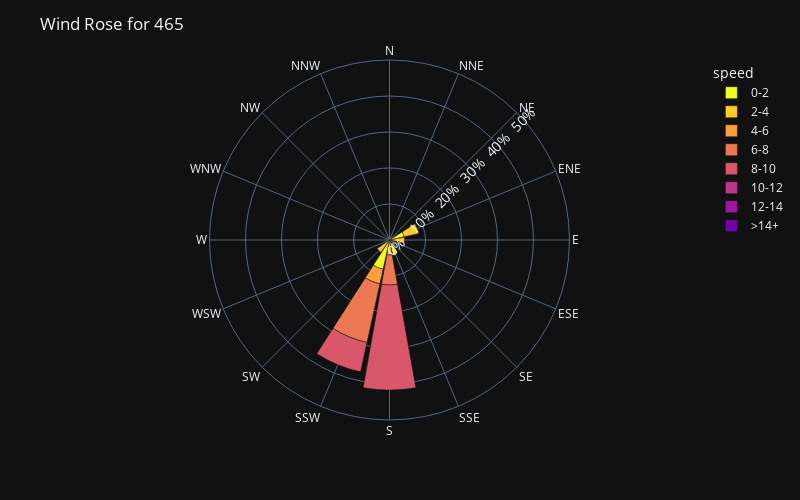

The cell this chart's notebook holds for it:
### Code cell
# set up for wind rose
wind_vars = ['Wind_Speed', 'Wind_Direction']
query_wind_spd = f'variable == "{wind_speed_var}"'
wind_df = windy_tidy_df.query(query_wind_spd).rename(columns={'value': 'Wind_Speed'})
query_wind_dir = f'variable == "{wind_dir_var}"'
wind_df['Wind_Direction'] = windy_tidy_df.query(query_wind_dir)['value']
# filter out wind speeds greater than 40 m/s
wind_df = wind_df[wind_df['Wind_Speed'] < 40]
# creae wind rose
wind_rose_df = create_windrose_df(wind_df, wind_vars[1], wind_vars[0])
# create a wind rose plot using bar_polar
fig = px.bar_polar(wind_rose_df, 
                   r="frequency", 
                   theta="direction", 
                   color="speed", template="plotly_dark",
                   color_discrete_sequence= px.colors.sequential.Plasma_r,
                   width= 800,
                   height=500,
                   barnorm='percent',
                  )
# update the radial axis to show percentages
fig.update_layout(
    title=f"Wind Rose for {site_id}",
    font_size=12,
    polar_radialaxis=dict(
         ticksuffix='%',
         tickfont_size=14,
         showline=False,
         showticklabels=True,
         showgrid=True,
         angle=45,
         range=[0, 50]
      ),
)

### Figure 1 — Plotly figure (JSON) as saved in the notebook; plotly's stock layout.template omitted (floating-point values rounded to 4 significant figures)
{"data": [{"hovertemplate": "speed=0-2<br>frequency=%{r}<br>direction=%{theta}<extra></extra>", "legendgroup": "0-2", "marker": {"color": "#f0f921", "pattern": {"shape": ""}}, "name": "0-2", "r": [0, 0, 0, 4.167, 0, 0, 0, 4.167, 0, 8.333, 0, 0, 0, 0, 0, 0], "showlegend": true, "subplot": "polar", "theta": ["N", "NNE", "NE", "ENE", "E", "ESE", "SE", "SSE", "S", "SSW", "SW", "WSW", "W", "WNW", "NW", "NNW"], "type": "barpolar"}, {"hovertemplate": "speed=2-4<br>frequency=%{r}<br>direction=%{theta}<extra></extra>", "legendgroup": "2-4", "marker": {"color": "#fdca26", "pattern": {"shape": ""}}, "name": "2-4", "r": [0, 0, 0, 4.167, 4.167, 0, 0, 0, 4.167, 0, 4.167, 0, 0, 0, 0, 0], "showlegend": true, "subplot": "polar", "theta": ["N", "NNE", "NE", "ENE", "E", "ESE", "SE", "SSE", "S", "SSW", "SW", "WSW", "W", "WNW", "NW", "NNW"], "type": "barpolar"}, {"hovertemplate": "speed=4-6<br>frequency=%{r}<br>direction=%{theta}<extra></extra>", "legendgroup": "4-6", "marker": {"color": "#fb9f3a", "pattern": {"shape": ""}}, "name": "4-6", "r": [0, 0, 0, 0, 0, 0, 0, 0, 0, 4.167, 0, 0, 0, 0, 0, 0], "showlegend": true, "subplot": "polar", "theta": ["N", "NNE", "NE", "ENE", "E", "ESE", "SE", "SSE", "S", "SSW", "SW", "WSW", "W", "WNW", "NW", "NNW"], "type": "barpolar"}, {"hovertemplate": "speed=6-8<br>frequency=%{r}<br>direction=%{theta}<extra></extra>", "legendgroup": "6-8", "marker": {"color": "#ed7953", "pattern": {"shape": ""}}, "name": "6-8", "r": [0, 0, 0, 0, 0, 0, 0, 0, 8.333, 16.67, 0, 0, 0, 0, 0, 0], "showlegend": true, "subplot": "polar", "theta": ["N", "NNE", "NE", "ENE", "E", "ESE", "SE", "SSE", "S", "SSW", "SW", "WSW", "W", "WNW", "NW", "NNW"], "type": "barpolar"}, {"hovertemplate": "speed=8-10<br>frequency=%{r}<br>direction=%{theta}<extra></extra>", "legendgroup": "8-10", "marker": {"color": "#d8576b", "pattern": {"shape": ""}}, "name": "8-10", "r": [0, 0, 0, 0, 0, 0, 0, 0, 29.17, 8.333, 0, 0, 0, 0, 0, 0], "showlegend": true, "subplot": "polar", "theta": ["N", "NNE", "NE", "ENE", "E", "ESE", "SE", "SSE", "S", "SSW", "SW", "WSW", "W", "WNW", "NW", "NNW"], "type": "barpolar"}, {"hovertemplate": "speed=10-12<br>frequency=%{r}<br>direction=%{theta}<extra></extra>", "legendgroup": "10-12", "marker": {"color": "#bd3786", "pattern": {"shape": ""}}, "name": "10-12", "r": [0, 0, 0, 0, 0, 0, 0, 0, 0, 0, 0, 0, 0, 0, 0, 0], "showlegend": true, "subplot": "polar", "theta": ["N", "NNE", "NE", "ENE", "E", "ESE", "SE", "SSE", "S", "SSW", "SW", "WSW", "W", "WNW", "NW", "NNW"], "type": "barpolar"}, {"hovertemplate": "speed=12-14<br>frequency=%{r}<br>direction=%{theta}<extra></extra>", "legendgroup": "12-14", "marker": {"color": "#9c179e", "pattern": {"shape": ""}}, "name": "12-14", "r": [0, 0, 0, 0, 0, 0, 0, 0, 0, 0, 0, 0, 0, 0, 0, 0], "showlegend": true, "subplot": "polar", "theta": ["N", "NNE", "NE", "ENE", "E", "ESE", "SE", "SSE", "S", "SSW", "SW", "WSW", "W", "WNW", "NW", "NNW"], "type": "barpolar"}, {"hovertemplate": "speed=>14+<br>frequency=%{r}<br>direction=%{theta}<extra></extra>", "legendgroup": ">14+", "marker": {"color": "#7201a8", "pattern": {"shape": ""}}, "name": ">14+", "r": [0, 0, 0, 0, 0, 0, 0, 0, 0, 0, 0, 0, 0, 0, 0, 0], "showlegend": true, "subplot": "polar", "theta": ["N", "NNE", "NE", "ENE", "E", "ESE", "SE", "SSE", "S", "SSW", "SW", "WSW", "W", "WNW", "NW", "NNW"], "type": "barpolar"}], "layout": {"barmode": "relative", "barnorm": "percent", "font": {"size": 12}, "height": 500, "legend": {"title": {"text": "speed"}, "tracegroupgap": 0}, "margin": {"t": 60}, "polar": {"angularaxis": {"direction": "clockwise", "rotation": 90}, "domain": {"x": [0, 1], "y": [0, 1]}, "radialaxis": {"angle": 45, "range": [0, 50], "showgrid": true, "showline": false, "showticklabels": true, "tickfont": {"size": 14}, "ticksuffix": "%"}}, "title": {"text": "Wind Rose for 465"}, "width": 800}}
